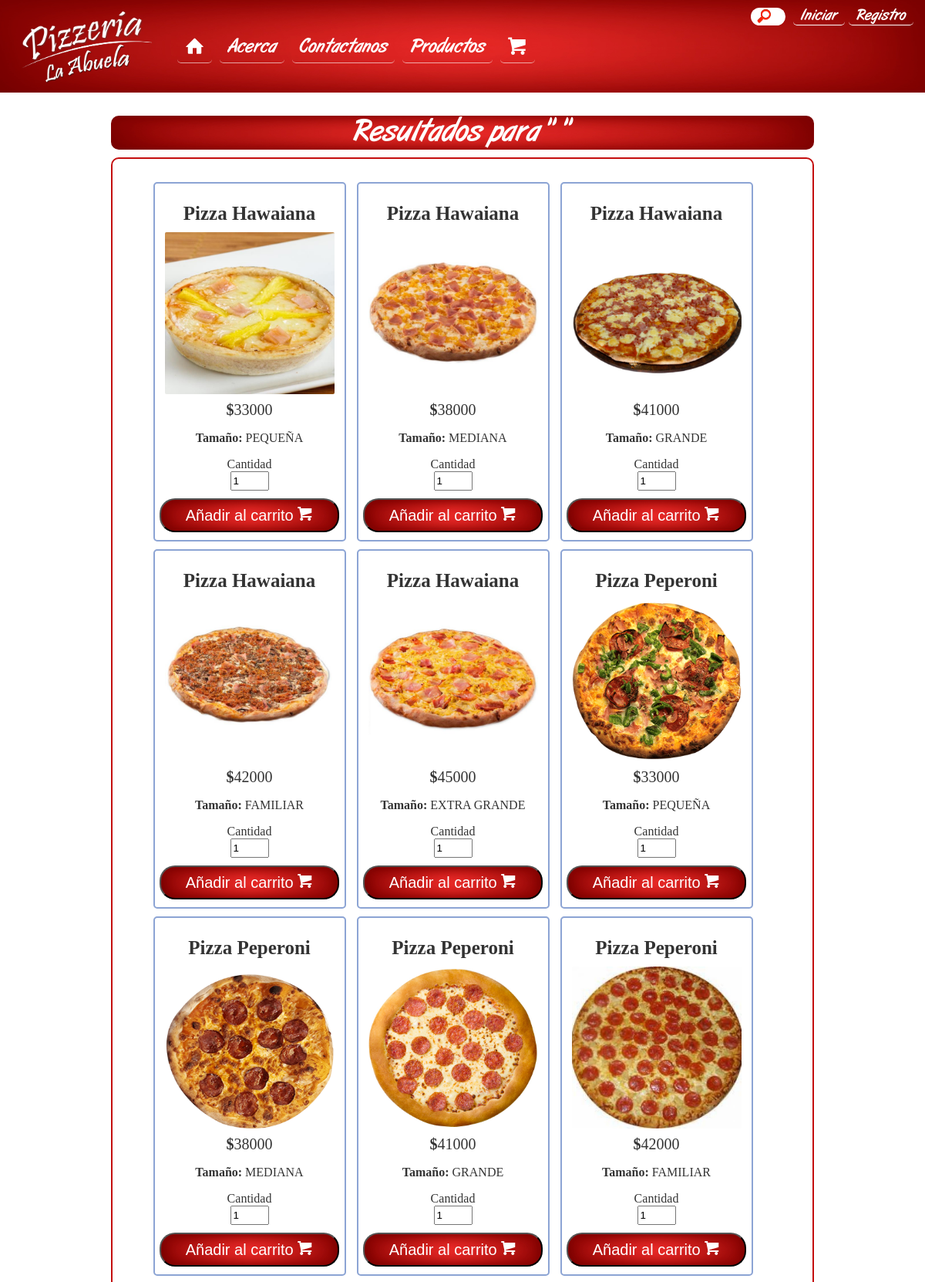
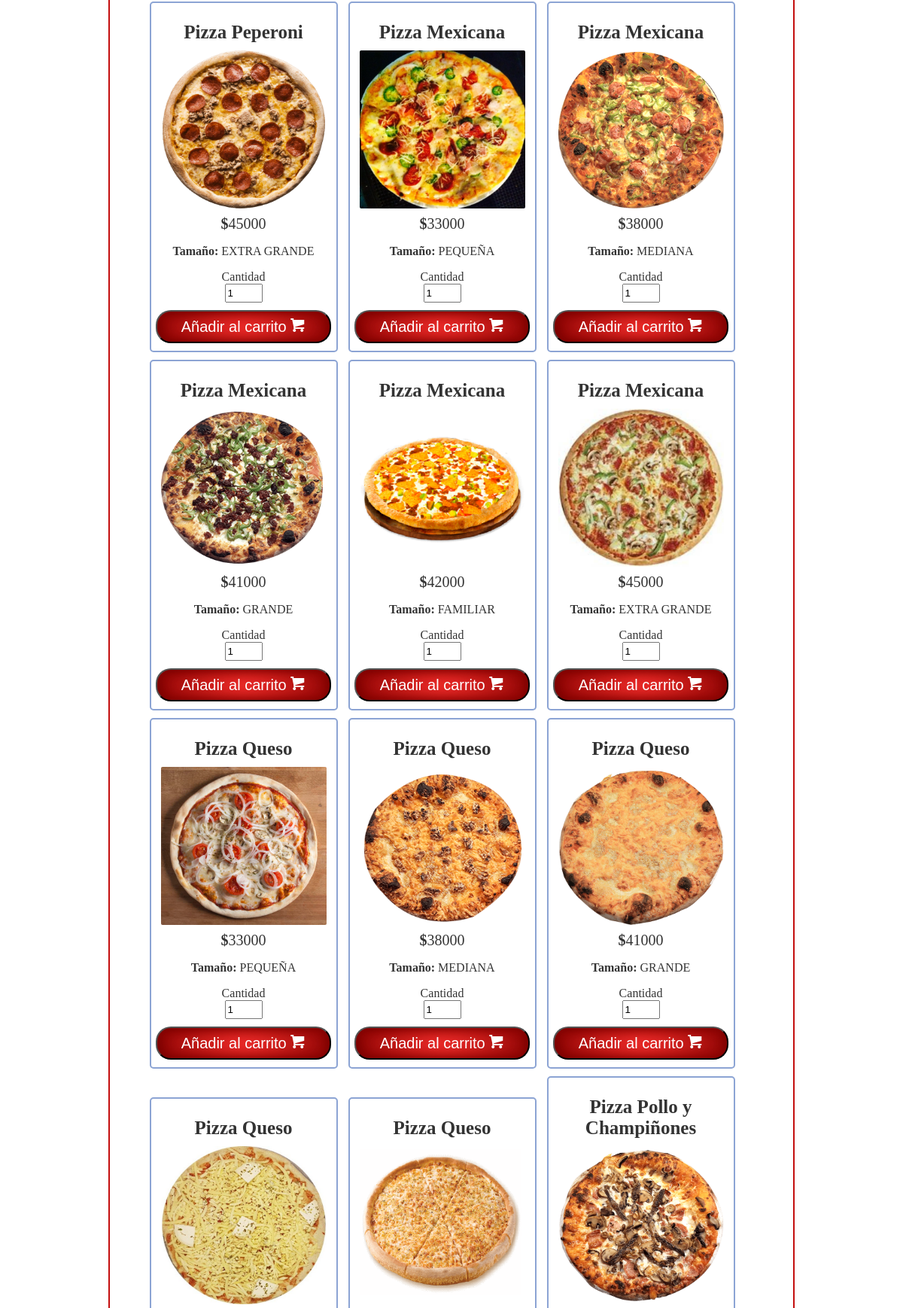
Page /Vista/Productos.php (upper part) on the committed database (2 pictures, top to bottom).
### tables this page shows
CREATE TABLE `producto` (
  `Cod_producto` int(11) NOT NULL COMMENT 'Es el codigo por el cual se identifica el producto.',
  `Nom_prod` varchar(45) NOT NULL COMMENT 'Nombre por el que se identifica el producto.',
  `Desc_prod` varchar(100) NOT NULL COMMENT 'Descripción del producto.',
  `Foto_prod` varchar(70) NOT NULL COMMENT 'Imagen, foto por la que se identifica el producto.',
  `Stok_min` int(11) DEFAULT NULL COMMENT 'Cantidad minima que puede existir del producto',
  `Stok_max` int(11) DEFAULT NULL COMMENT 'Cantidad maxima  que puede existir del producto',
  `Cantidad_exist` int(11) DEFAULT NULL COMMENT 'Numero total de unidades existentes del producto',
  `tipo_producto_tipo_prod` varchar(50) NOT NULL,
  `tamaño_tamaño` varchar(50) NOT NULL,
  `Valor_unitario` decimal(10,0) DEFAULT NULL,
  `estado_prod` tinyint(1) NOT NULL COMMENT 'Define el estado del producto, deshabilitado o habilitado'
);

### Vista/Productos.php (the view, shortened to what this page needs)
<!DOCTYPE html>
<html>
<head>
    <link rel="stylesheet" href="css/styles.css">
    <link rel="stylesheet" href="css/icomoon/style.css">
</head>
<body>
    <?php
        include "header.php";
        $con = database::conectar();
            $busc = $_GET['Prod'];
            $busca = preg_replace('([^A-Za-z0-9])', '', $busc);
    ?>
    <main>
    	<div class="contenedor titulo">
    		<?php
                switch ($_GET['Prod']) {
                            ?> <p>Nuestras Pizzas</p> <?php
                            ?> <p>Nuestros Adicionales</p> <?php
                    default:
                        $products = $con->query("select * from PRODUCTO where Nom_prod LIKE '%$busca%' and estado_prod = 1");
                        ?> <p>Resultados para  "<?php echo $busca; ?> "</p> <?php
                        break;
                }
            ?>
    	</div>
    	<div class="contenedor blanco">
        <?php if($products->rowCount() == 0){
            echo "No se encontraron rasultados, por favor verifique su busqueda.";
            ?> <br><img src="img/error.png" style="width: 250px; height: 250px; margin: 30px 0px;"> <?php
        }else{
        foreach ($products->fetchAll(PDO::FETCH_OBJ) as $r): ?>
    		<div class="contprod">
                <p><?php echo $r->Nom_prod; ?></p>
                <img src="MEDIA/<?php echo $r->Foto_prod; ?>">
                <p><b>$</b><?php echo $r->Valor_unitario; ?></p>
                <p><b>Tamaño: </b><?php echo $r->tamaño_tamaño; ?></p>
                    <?php
                        $found = false;
                        if ($found){ ?>
                            <a href="Cart.php">Ver en el carrito<span class="icon-shopping-cart"></span></a>
                        <?php }else{ ?>
                            <form method="post" action="../Controlador/cart.control.php">
                                <label for="cant">Cantidad</label>
                                <input type="number" name="Cantidad" value="1" min="1" max="20"  placeholder="Cantidad" id="cant">
                                <button type="submit" name="Anadir">Añadir al carrito <span class="icon-shopping-cart"></span></button>
                            </form>
                        <?php }
                    ?>
            </div>
        <?php endforeach; } ?>
    	</div>
    </main>
</body>
</html>

### Vista/header.php (shortened to what this page needs)
<?php
    $explode = explode('/', $_SERVER['PHP_SELF']);
    $url = array_pop($explode);
    if ($url == 'index.php') {
        $ruta = 'Vista/';
        $ruta2 = '';
    }elseif ($url == 'empleado.php') {
        $ruta = '../';
        $ruta2 = '../../';
    }else{
        $ruta = '';
        $ruta2 = '../';
    }
 ?>
<header>
        <div>
            <img src="<?php echo $ruta . 'img/logo.png'; ?>">
            <nav class="menu">
            	<ul>
            		<li><a href="<?php echo $ruta2 . 'index.php'; ?>"><span class="icon-home"></span></a></li>
            		<li><a href="<?php echo $ruta . 'acerca.php'; ?>">Acerca</a></li>
            		<li><a href="<?php echo $ruta . 'contactanos.php'; ?>">Contactanos</a></li>
            		<li><a href="<?php echo $ruta . 'Nproductos.php'; ?>">Productos</a></li>
            		<li><a href="<?php echo $ruta . 'Cart.php'; ?>"><span class="icon-shopping-cart"></span></a></li>
            	</ul>
            </nav>
            <nav class="login">
                <ul>
                    <li>
                        <form class="buscador" action="Productos.php" method="GET">
                            <input type="search" name="Prod" placeholder="Buscar">
                        </form>
                    </li>
                    <?php if(isset($_SESSION['session'])){ ?>
                        <li><a href="<?php echo $ruta . 'perfil.php'; ?>"> <?php echo $nombre; ?></a></li>
                        <li><a href="<?php echo $ruta . '../Controlador/salir.php'; ?>">Salir</a></li>
                    <?php }else{ ?>
                        <li><a href="<?php echo $ruta . 'login.php'; ?>">Iniciar</a></li>
                        <li><a href="<?php echo $ruta . 'registro.php'; ?>">Registro</a></li>
                    <?php } ?>
                </ul>
            </nav>
        </div>
</header>

### Vista/css/styles.css (style rules this page uses)
* { box-sizing: border-box; }
body { margin: 0; background-image: url("../img/background.jpg"); background-size: 100vw; background-attachment: fixed; background-repeat: none; }
header { width: 100%; background-image: url("../img/fondo_header2.jpg"); background-repeat: no-repeat; background-size: 100% 100%; font-family: Artbrush; font-size: 20px; }
header div { margin: auto; display: block; width: auto; height: 120px; padding: 10px 0px 0px 20px; }
header div img:first-child { width: 185px; }
main { padding: 30px; color: rgba(0,0,0,0.8); }
main img { max-width: 100%; }
.menu { max-width: 100%; position: absolute; top: 45px; left: 220px; }
.menu ul { max-width: 100%; margin: 0; list-style: none; padding: 0; display: flex; }
.menu li { border-bottom: 1px solid rgba(255,255,255,0.6); margin-left: 10px; border-radius: 5px; }
.menu li a { display: block; color: #fff; text-decoration: none; font-size: 25px; padding: 3px 10px; }
.login { position: static; float: right; margin-right: 10px; }
.login ul { margin: 0px; padding: 0px; display: flex; }
.login li { list-style: none; border-bottom: 1px solid #fff; border-radius: 5px; margin-right: 5px; }
.login li a { color: #fff; padding: 2px 10px; text-decoration: none; }
.login li:first-child { border-bottom: 0px; margin-right: 10px; }
.buscador input[type="search"] { width: 45px; background: #fff url('../img/buscador.png') no-repeat 8px center; padding: 4px 10px 4px 32px; border-radius: 15em; border: 0; -webkit-transition: all .5s; -moz-transition: all .5s; -o-transition: all .5s; transition: all .5s; outline: none; }
.contenedor { margin: auto; margin-bottom: 30px; width: 80%; height: auto; border: 2px solid #C40F0F; border-radius: 10px; padding: 15px; box-sizing: border-box; background: rgba(252,233,131,0.5); transition: 0.6s; font-family: Ubuntu; }
.contenedor img { width: 100%; border-radius: 5px; }
.titulo { text-align: center; color: white; font-family: Artbrush; padding: 0; border: 0; margin-bottom: 10px; background-image: url("../img/fondo_header2.jpg"); background-repeat: no-repeat; background-size: 100% 100%; }
.titulo p { margin: 0; font-size: 40px; }
.blanco { background-color: rgba(255,255,255,0.8); padding: 30px 30px 30px 15px; text-align:center; }
.contprod { width: 250px; border: 2px solid rgba(26,75,169,0.5); border-radius: 5px; box-sizing: border-box; display: inline-block; margin: 0px 10px 10px 0px; }
.contprod img { width: 220px; height: 210px; max-width: 100%; border-radius: 2px; }
.contprod p:nth-child(1) { font-weight: bolder; font-size: 25px; margin-bottom: 10px; }
.contprod p:nth-child(3) { margin: 5px 0px 10px 0px; font-size: 20px; }
.contprod a, form button { margin: 10px 0px; width: 95%; font-size: 20px; color: #fff; background-image: url("../img/fondo_header2.jpg"); background-repeat: no-repeat; background-size: 100% 100%; padding: 8px 0px; border-radius: 20px; transition: 0.3s; }
.contprod form input[type="number"] { width: 50px; }
.finaliza_compra form input, label { display: block; margin: auto; }
.form-row-item input[type="text"], input[type="number"], input[type="email"], input[type="password"] { height: 25px; }
.form-row-item input, label, select, textarea { width: 100%; }

### Vista/css/icomoon/style.css (style rules this page uses)
[class^="icon-"], [class*=" icon-"] { font-family: 'icomoon' !important; speak: none; font-style: normal; font-weight: normal; font-variant: normal; text-transform: none; line-height: 1; -webkit-font-smoothing: antialiased; -moz-osx-font-smoothing: grayscale; }
.icon-home:before { content: "\e9b8"; }
.icon-shopping-cart:before { content: "\ea13"; }

### rows in the picture
producto: Nom_prod "Pizza Hawaiana", Foto_prod (picture), Valor_unitario "33000", tamaño_tamaño "PEQUEÑA"
producto: Nom_prod "Pizza Hawaiana", Foto_prod (picture), Valor_unitario "38000", tamaño_tamaño "MEDIANA"
producto: Nom_prod "Pizza Hawaiana", Foto_prod (picture), Valor_unitario "41000", tamaño_tamaño "GRANDE"
producto: Nom_prod "Pizza Hawaiana", Foto_prod (picture), Valor_unitario "42000", tamaño_tamaño "FAMILIAR"
producto: Nom_prod "Pizza Hawaiana", Foto_prod (picture), Valor_unitario "45000", tamaño_tamaño "EXTRA GRANDE"
producto: Nom_prod "Pizza Peperoni", Foto_prod (picture), Valor_unitario "33000", tamaño_tamaño "PEQUEÑA"
producto: Nom_prod "Pizza Peperoni", Foto_prod (picture), Valor_unitario "38000", tamaño_tamaño "MEDIANA"
producto: Nom_prod "Pizza Peperoni", Foto_prod (picture), Valor_unitario "41000", tamaño_tamaño "GRANDE"
producto: Nom_prod "Pizza Peperoni", Foto_prod (picture), Valor_unitario "42000", tamaño_tamaño "FAMILIAR"
producto: Nom_prod "Pizza Peperoni", Foto_prod (picture), Valor_unitario "45000", tamaño_tamaño "EXTRA GRANDE"
producto: Nom_prod "Pizza Mexicana", Foto_prod (picture), Valor_unitario "33000", tamaño_tamaño "PEQUEÑA"
producto: Nom_prod "Pizza Mexicana", Foto_prod (picture), Valor_unitario "38000", tamaño_tamaño "MEDIANA"
producto: Nom_prod "Pizza Mexicana", Foto_prod (picture), Valor_unitario "41000", tamaño_tamaño "GRANDE"
producto: Nom_prod "Pizza Mexicana", Foto_prod (picture), Valor_unitario "42000", tamaño_tamaño "FAMILIAR"
producto: Nom_prod "Pizza Mexicana", Foto_prod (picture), Valor_unitario "45000", tamaño_tamaño "EXTRA GRANDE"
producto: Nom_prod "Pizza Queso", Foto_prod (picture), Valor_unitario "33000", tamaño_tamaño "PEQUEÑA"
producto: Nom_prod "Pizza Queso", Foto_prod (picture), Valor_unitario "38000", tamaño_tamaño "MEDIANA"
producto: Nom_prod "Pizza Queso", Foto_prod (picture), Valor_unitario "41000", tamaño_tamaño "GRANDE"
producto: Nom_prod "Pizza Queso", Foto_prod (picture)
producto: Nom_prod "Pizza Queso", Foto_prod (picture)
producto: Nom_prod "Pizza Pollo y Champiñones", Foto_prod (picture)
